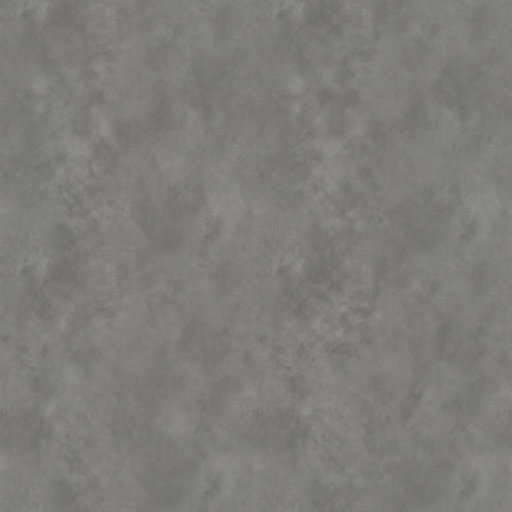
#> input picture demos/_src/arcade-bevy/blender/tex/concrete.jpg, 1024 x 1024 px, given in place of 20261112-224937-183a62.jpg, which was not available (shown at 1/2 size); the run also reads 1 picture not shown here
$ python prinz_textures.py
#> lines starting #> are read from the running program, lines starting #| are printed output that depends on the picture
### demos/_src/arcade-bevy/blender/textures.py
"""Turns the generated material pictures into the small tiling textures the model uses.

    <bpy venv>/bin/python blender/textures.py

Reads the originals from the image wall's store (never in git), writes blender/tex/*.jpg.
For each: flatten uneven lighting, make the edges wrap, resize, and derive a roughness map.
assets/ART.md lists which generated image each texture came from.
"""

import os

import numpy as np
from PIL import Image, ImageFilter

HERE = os.path.dirname(os.path.abspath(__file__))
SRC = os.path.expanduser(os.environ.get("HARNESS_IMAGES", "~/_agent_scratch/studio/images")) + "/files"
OUT = os.path.join(HERE, "tex")

# name: (image id, output size, flatten radius as a fraction of the width or None, gain, contrast,
#        roughness range, metal). Roughness runs from the first value at the darkest tones to the
# second at the lightest.
TEXTURES = {
    "walnut": ("20261112-203448-771c38", 1024, None, (0.92, 0.90, 0.88), 0.75, (0.66, 0.44), 0),
    "steel": ("20261112-203506-96d1d3", 512, 0.20, (0.79, 0.83, 0.88), 1.0, (0.30, 0.20), 255),
    "concrete": ("20261112-203507-922bea", 1024, 0.35, (1.08, 1.08, 1.10), 2.0, (0.40, 0.12), 0),
    "navy": ("20261112-203509-870603", 512, 0.12, (1.0, 1.0, 1.0), 1.0, (0.56, 0.44), 0),
}
# Textures that also get a normal map made from their tones, and how deep it is.
RELIEF = {"walnut": 1.6}


def seam(a):
    """How much worse the wrap-around step is than a step between neighbours inside. 1 is seamless."""
    g = a.mean(2)
    rows = np.abs(g[0] - g[-1]).mean() / np.abs(np.diff(g, axis=0)).mean()
    cols = np.abs(g[:, 0] - g[:, -1]).mean() / np.abs(np.diff(g, axis=1)).mean()
    return round(float(rows), 2), round(float(cols), 2)


def flatten(a, radius):
    """Removes broad light and dark areas, which would show as a repeating pattern."""
    img = Image.fromarray(np.clip(a, 0, 255).astype(np.uint8))
    # Blur a wrapped copy so the low frequencies are estimated the same way at the edges.
    h, w = a.shape[:2]
    pad = np.pad(np.asarray(img), ((h // 2, h // 2), (w // 2, w // 2), (0, 0)), mode="reflect")
    low = np.asarray(Image.fromarray(pad).filter(ImageFilter.GaussianBlur(radius * w))).astype(np.float32)
    low = low[h // 2 : h // 2 + h, w // 2 : w // 2 + w]
    return a - low + a.reshape(-1, 3).mean(0)


def wrap(a, band=0.18):
    """Offset-and-blend: near each edge the picture fades into a copy of itself shifted by half, so
    opposite edges meet in the middle of the copy, where it is continuous."""
    h, w = a.shape[:2]
    out = a
    for axis, n in ((0, h), (1, w)):
        shifted = np.roll(out, n // 2, axis=axis)
        t = np.minimum(np.arange(n), n - 1 - np.arange(n)) / (band * n)
        k = np.clip(t, 0, 1)
        k = k * k * (3 - 2 * k)  # 0 at the edges, 1 inside
        shape = [1, 1, 1]
        shape[axis] = n
        k = k.reshape(shape)
        out = out * k + shifted * (1 - k)
    return out


# [31 lines left out: function main, not called in this run]


# [2 lines that do not run on import are left out]

### demos/_src/arcade-bevy/blender/prinz_textures.py
"""Makes the Prinz desk's own textures: blender/tex_prinz/{maple,enamel,felt,parts}.jpg.

    <bpy venv>/bin/python blender/prinz_textures.py

Reads the generated originals from the image wall's store (never in git). assets/ART-prinz.md lists
them. The three materials are made tileable the way blender/textures.py makes the room's. parts.jpg
is an atlas of engraved plates, drawn here so the words are exact; blender/prinz.py holds the same
table of where each sits.
"""

import os
import sys

import numpy as np
from PIL import Image, ImageDraw, ImageFont

HERE = os.path.dirname(os.path.abspath(__file__))
sys.path.insert(0, HERE)
from textures import flatten, seam, wrap  # noqa: E402

SRC = os.path.expanduser(os.environ.get("HARNESS_IMAGES", "~/_agent_scratch/studio/images")) + "/files"
OUT = os.path.join(HERE, "tex_prinz")
FONT = "/System/Library/Fonts/Supplemental/DIN Condensed Bold.ttf"

# name: (image id, output size, flatten radius as a fraction of the width, gain, contrast, roughness
# from darkest to lightest tones).
TEXTURES = {
    "maple": ("20261112-224937-183a62", 512, 0.25, (1.0, 1.0, 1.0), 1.1, (0.40, 0.30)),
    "enamel": ("20261112-224938-ff95c5", 512, 0.20, (1.0, 1.0, 1.0), 1.25, (0.62, 0.48)),
    "felt": ("20261112-225012-e354df", 256, 0.30, (1.0, 1.0, 1.0), 1.0, (0.95, 0.90)),
}

# The same table as ATLAS in prinz.py: left, top, right, bottom in pixels of a 1024 square.
ATLAS = {
    "white": (4, 4, 252, 68),
    "think": (260, 4, 508, 68),
    "mate": (516, 4, 764, 68),
    "refuted": (772, 4, 1020, 68),
    "next": (4, 76, 252, 140),
    "problem": (260, 76, 508, 140),
    "name": (4, 148, 1020, 268),
    "files": (4, 276, 1020, 340),
}
PLATES = {"white": "WHITE TO PLAY", "think": "THINKING", "mate": "MATE", "refuted": "REFUTED", "next": "NEXT PROBLEM",
          "problem": "PROBLEMS SOLVED"}
INK = (22, 20, 18)


def tile(name, ident, size, radius, gain, contrast, rough):
    a = np.asarray(Image.open(f"{SRC}/{ident}.jpg").convert("RGB")).astype(np.float32)
    before = seam(a)
    a = wrap(flatten(a, radius))
    mean = a.reshape(-1, 3).mean(0)
    a = np.clip(((a - mean) * contrast + mean) * np.array(gain, np.float32), 0, 255)
    img = Image.fromarray(a.astype(np.uint8)).resize((size, size), Image.LANCZOS)
    img.save(f"{OUT}/{name}.jpg", quality=86, optimize=True)
    g = np.asarray(img).astype(np.float32).mean(2)
    lo, hi = np.percentile(g, [2, 98])
    t = np.clip((g - lo) / max(hi - lo, 1e-3), 0, 1)
    r = rough[0] + (rough[1] - rough[0]) * t
    orm = np.stack([np.full_like(r, 255), r * 255, np.zeros_like(r)], axis=2)
    Image.fromarray(orm.astype(np.uint8)).save(f"{OUT}/{name}_orm.jpg", quality=84, optimize=True)
    print(name, "seam before", before, "after", seam(np.asarray(img).astype(np.float32)), "mean",
          np.asarray(img).reshape(-1, 3).mean(0).round(1), os.path.getsize(f"{OUT}/{name}.jpg"), "bytes")


def steel_sheet(w, h, tone=0.80):
    steel = Image.open(os.path.join(HERE, "tex", "steel.jpg")).convert("RGB").resize((512, 512))
    img = Image.new("RGB", (w, h))
    for x in range(0, w, 512):
        for y in range(0, h, 512):
            img.paste(steel, (x, y))
    return Image.eval(img, lambda v: int(v * tone))


def engrave(d, text, font, x, y, h):
    """Dark letters with a light lower lip, as a cutter leaves them."""
    lip = max(2, h // 60)
    d.text((x, y + lip), text, font=font, fill=(210, 205, 195))
    d.text((x, y), text, font=font, fill=INK)


def plate(size, text, tall=0.56, scale=4, screws=True, spaced=False):
    w, h = size[0] * scale, size[1] * scale
    img = steel_sheet(w, h)
    d = ImageDraw.Draw(img)
    m = h // 12
    d.rounded_rectangle((m, m, w - m, h - m), radius=h // 8, outline=INK, width=max(2, h // 45))
    font = ImageFont.truetype(FONT, int(h * tall))
    box = d.textbbox((0, 0), text, font=font)
    engrave(d, text, font, (w - box[2] - box[0]) / 2, (h - box[3] - box[1]) / 2, h)
    if screws:
        for cx in (h * 0.45, w - h * 0.45):
            r = h * 0.11
            d.ellipse((cx - r, h / 2 - r, cx + r, h / 2 + r), fill=(70, 68, 64), outline=INK)
            d.line((cx - r * 0.7, h / 2 - r * 0.5, cx + r * 0.7, h / 2 + r * 0.5), fill=INK, width=max(2, h // 45))
    return img.resize(size, Image.LANCZOS)


def files_strip(size, scale=4):
    """a to h, one under each file. The strip is exactly eight squares wide."""
    w, h = size[0] * scale, size[1] * scale
    img = steel_sheet(w, h)
    d = ImageDraw.Draw(img)
    font = ImageFont.truetype(FONT, int(h * 0.70))
    for i, c in enumerate("abcdefgh"):
        box = d.textbbox((0, 0), c, font=font)
        cx = (i + 0.5) * w / 8
        engrave(d, c, font, cx - (box[2] + box[0]) / 2, (h - box[3] - box[1]) / 2, h)
    return img.resize(size, Image.LANCZOS)


def name_plate(size, scale=3):
    w, h = size[0] * scale, size[1] * scale
    img = steel_sheet(w, h)
    d = ImageDraw.Draw(img)
    m = h // 14
    d.rectangle((m, m, w - m, h - m), outline=INK, width=max(2, h // 50))
    for text, tall, top in (("ROBOT CHESS", 0.40, 0.10), ("MATE IN TWO   ·   D. G. PRINZ   ·   MANCHESTER 1951", 0.20, 0.62)):
        font = ImageFont.truetype(FONT, int(h * tall))
        box = d.textbbox((0, 0), text, font=font)
        engrave(d, text, font, (w - box[2] - box[0]) / 2, h * top, h)
    return img.resize(size, Image.LANCZOS)


def main():
    os.makedirs(OUT, exist_ok=True)
    for name, args in TEXTURES.items():
        tile(name, *args)
#> in seam, `rows = np.abs(g[0] - g[-1]).mean() / np.abs(np.diff(g, axis=0)).mean()`: rows = 1.91
#> in seam, `cols = np.abs(g[:, 0] - g[:, -1]).mean() / np.abs(np.diff(g, axis=1))...`: cols = 2.54
#> in tile, `before = seam(a)`: before = (1.91, 2.54)
#> in flatten, img is the input picture: PIL image 1024x1024 RGB; mean R, G, B 125.6, 125.1, 120.8
#> in wrap, `h, w = a.shape[:2]`: h = 1024
#> the loop in wrap, `for axis, n in ((0, h), (1, w)):` made 2 passes
#> (axis, n) on passes 1 to 2: (0, 1024), (1, 1024)
#> in tile, `mean = a.reshape(-1, 3).mean(0)`: mean = [125.5, 125.2, 120.7]
#> in tile, `img = Image.fromarray(a.astype(np.uint8)).resize((size, size), Image.L..`:
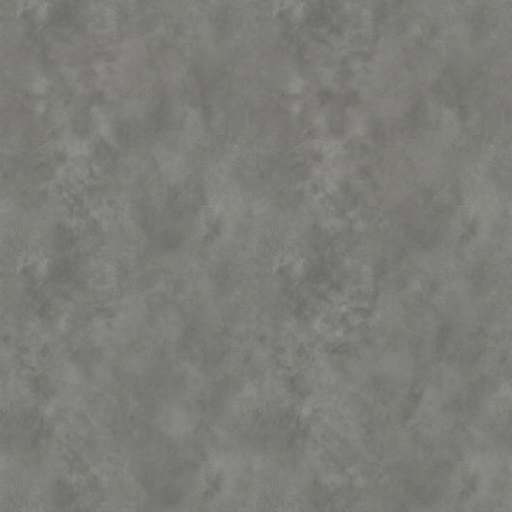
#> img: PIL image 512x512 RGB; mean R, G, B 125.1, 124.7, 120.3
#> in tile, `lo, hi = np.percentile(g, [2, 98])`: lo = 113; hi = 134.3
#> in tile, `t = np.clip((g - lo) / max(hi - lo, 1e-3), 0, 1)`:
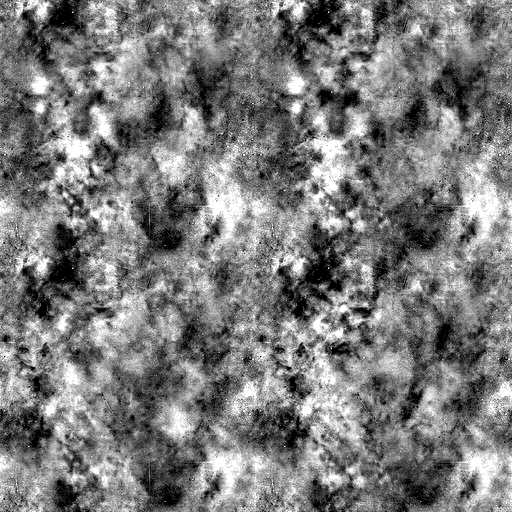
#> t: shape (512, 512) float32; min 0, max 1, mean 0.484
#> in tile, `r = rough[0] + (rough[1] - rough[0]) * t`:
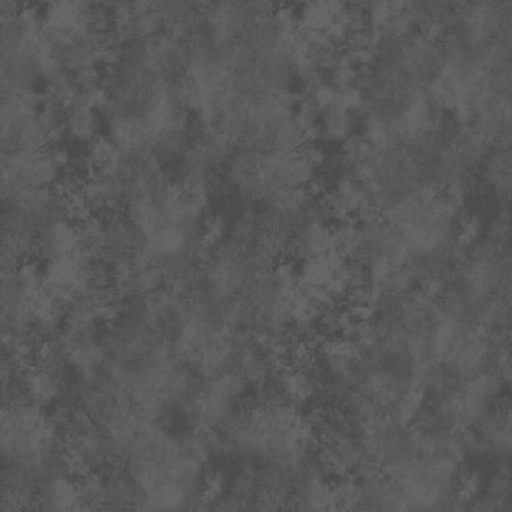
#> r: shape (512, 512) float32; min 0.3, max 0.4, mean 0.352
#> in tile, `orm = np.stack([np.full_like(r, 255), r * 255, np.zeros_like(r)], axis..`:
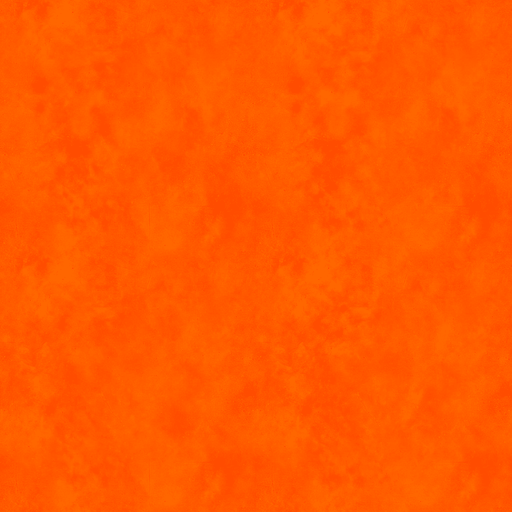
#> orm: shape (512, 512, 3) float32; mean of channels 0, 1, 2 255.7, 89.6, 0; drawn as R, G, B
#| maple seam before (1.91, 2.54) after (1.22, 1.56) mean [125.1 124.7 120.3] 24731 bytes
#> pass 2 of the loop in main, `for name, args in TEXTURES.items():`:
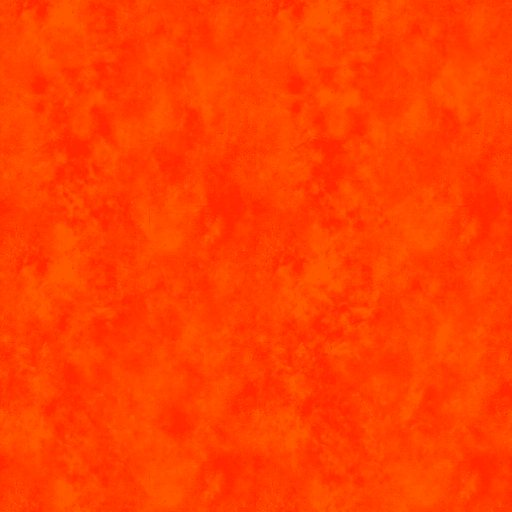
#> input picture demos/_src/arcade-bevy/blender/tex/concrete_orm.jpg, 512 x 512 px, given in place of 20261112-224938-ff95c5.jpg, which was not available
#> in seam (call 3), `g = a.mean(2)`:
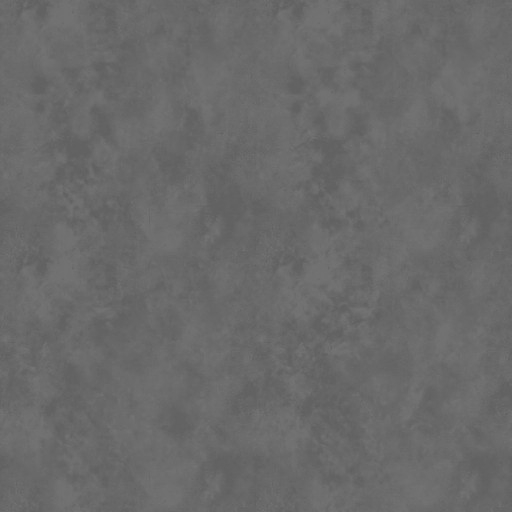
#> g: shape (512, 512) float32; min 94.33, max 117.7, mean 106.3
#> rows = 1.7
#> cols = 1.85
#> before = (1.7, 1.85)
#> in flatten, img is the input picture: PIL image 512x512 RGB; mean R, G, B 254, 64, 0.9
#> pad: shape (1024, 1024, 3)
#> the loop in wrap (call 2), `for axis, n in ((0, h), (1, w)):` made 2 passes
#> (axis, n) on passes 1 to 2: (0, 512), (1, 512)
#> mean = [254.4, 63.99, 0.911]
#> lo = 96.67; hi = 115
#> in tile (call 2), `orm = np.stack([np.full_like(r, 255), r * 255, np.zeros_like(r)], axis..`:
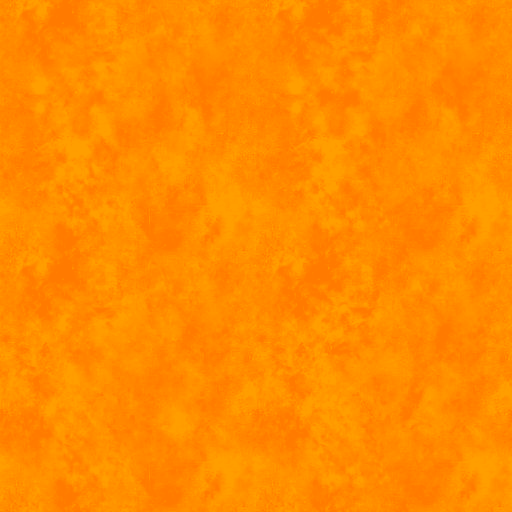
#> orm: shape (512, 512, 3) float32; mean of channels 0, 1, 2 255.7, 139.8, 0; drawn as R, G, B
#| enamel seam before (1.7, 1.85) after (1.73, 1.79) mean [253.9  63.5   0.8] 33038 bytes
    atlas = Image.new("RGB", (1024, 1024), (0, 0, 0))

    def put(name, img):
        x0, y0, x1, y1 = ATLAS[name]
        atlas.paste(img.resize((x1 - x0 + 8, y1 - y0 + 8), Image.LANCZOS), (x0 - 4, y0 - 4))

    for name, text in PLATES.items():
        x0, y0, x1, y1 = ATLAS[name]
        put(name, plate((x1 - x0, y1 - y0), text))
#> in plate, `box = d.textbbox((0, 0), text, font=font)`: box = (0, 27, 1104, 135)
#> in put, `x0, y0, x1, y1 = ATLAS[name]`: x0 = 4; x1 = 252; y1 = 68
#> pass 2 of the loop in main, `for name, text in PLATES.items():`:
    x0, y0, x1, y1 = ATLAS["files"]
#> x0 = 4; y0 = 276; x1 = 1020; y1 = 340
    put("files", files_strip((x1 - x0, y1 - y0)))
#> in files_strip, `w, h = size[0] * scale, size[1] * scale`: w = 4064; h = 256
#> the loop in files_strip, `for i, c in enumerate("abcdefgh"):` made 8 passes
#> (box, cx) on passes 1 to 8: ((0, 67, 110, 170), 254), ((0, 31, 114, 170), 762), ((0, 67, 98, 170), 1270), ((0, 31, 114, 170), 1778), ((0, 67, 110, 170), 2286), ((0, 31, 67, 167), 2794), ((0, 67, 114, 204), 3302), ((0, 31, 113, 167), 3810)
    x0, y0, x1, y1 = ATLAS["name"]
    put("name", name_plate((x1 - x0, y1 - y0)))
#> the loop in name_plate, `for text, tall, top in (("ROBOT CHESS", 0.40, 0.10), ("MATE IN TWO   ·..` made 2 passes
#> box on passes 1 to 2: (0, 27, 1039, 136), (0, 14, 1936, 68)
    # Only the top third is used; the rest stays black and costs little.
    atlas.save(os.path.join(OUT, "parts.jpg"), quality=86, optimize=True)
    print("parts", os.path.getsize(os.path.join(OUT, "parts.jpg")), "bytes")


if __name__ == "__main__":
    main()
